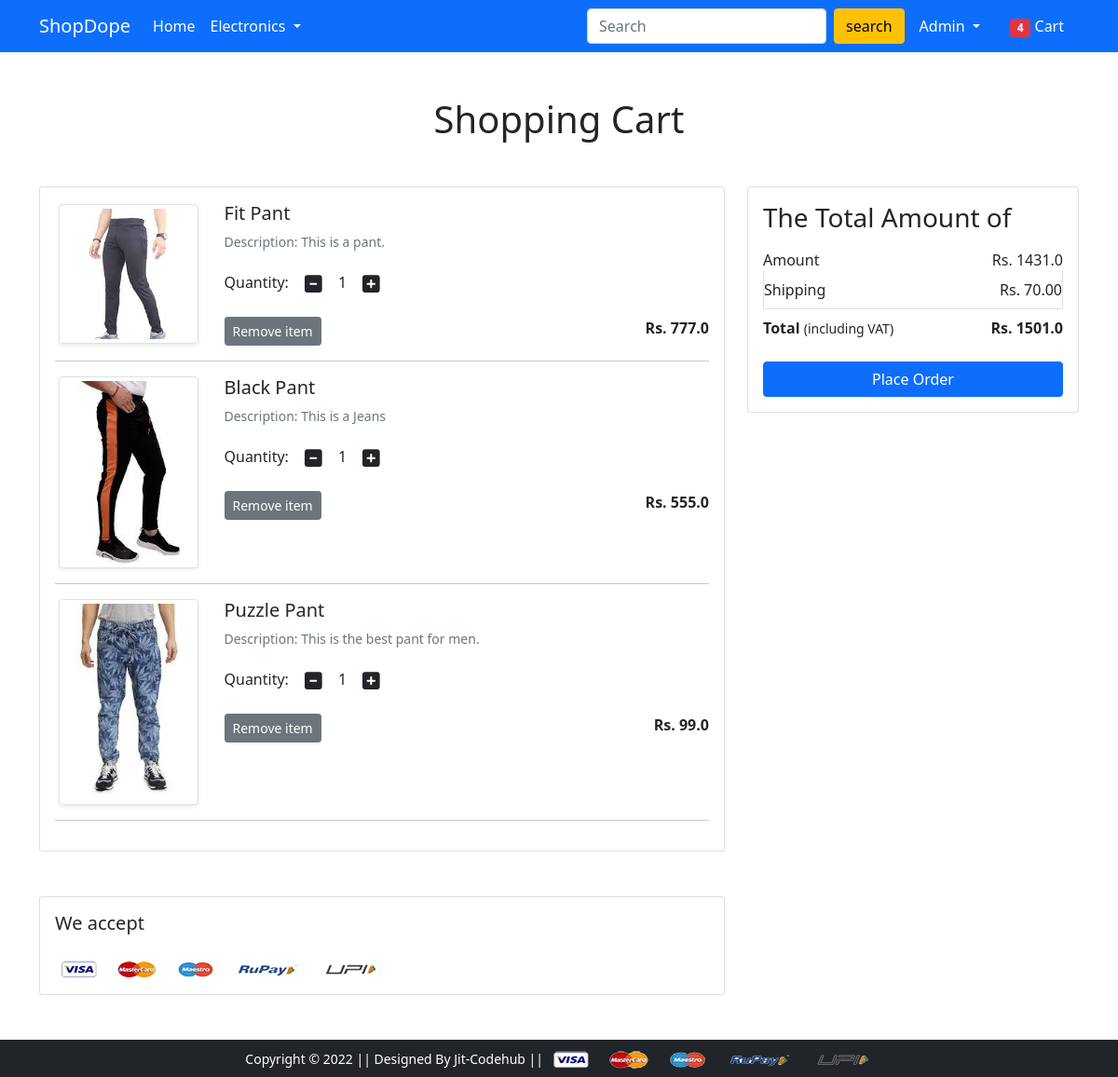
/cart/ (signed in), run on an earlier commit of the app's database.
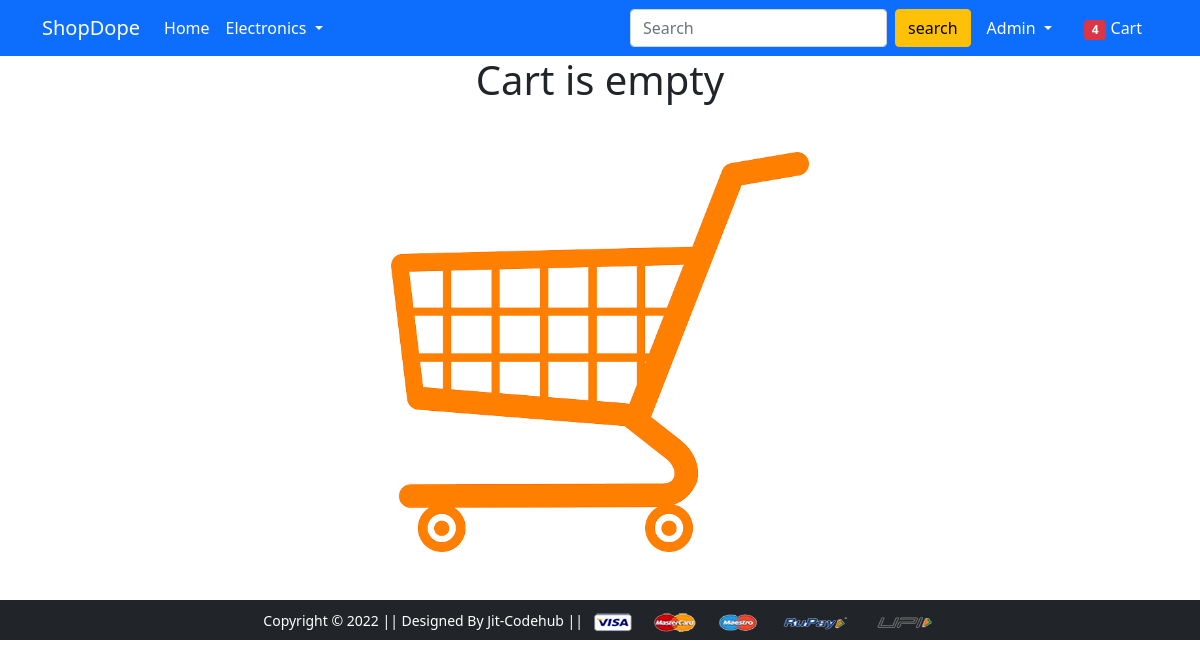
And on a later commit of the database.
### app/models.py (models this page shows, shortened)
class Cart(models.Model):
    user = models.ForeignKey(User, on_delete=models.CASCADE)
    product = models.ForeignKey(Product, on_delete=models.CASCADE)
    quantity = models.PositiveBigIntegerField(default=1)
    def __str__(self):
        return str(self.id)

class Product(models.Model):
    title = models.CharField(max_length=100)
    selling_price = models.FloatField()
    discounted_price = models.FloatField()
    description = models.TextField()
    brand = models.CharField(max_length=100)
    category = models.CharField(choices=CATEGORY_CHOICES, max_length=2)
    product_image = models.ImageField(upload_to='productimg')

### app/views.py (the view)
# urls.py: path('cart/', views.show_cart, name='showcart'),
@login_required
def show_cart(request):
    if request.user.is_authenticated:
        user = request.user
        cart = Cart.objects.filter(user=user)
        shipping_amount = 70.0
        amount = 0.0
        for p in cart:
            p = Cart.objects.get(id=int(str(p)))
            amount += p.product.discounted_price * p.quantity
        return render(request, 'app/addtocart.html', {'carts':cart, 'total_amount':amount + shipping_amount, "amount":amount})

### app/templates/app/addtocart.html (shortened to what this page needs)
{% extends 'app/base.html' %}
{% load static %}
{% block main-content %}
{% load static %}
{% if carts|length == 0 %}
<div style="text-align: center;">
    <h1 class="text-center mb-5">Cart is empty</h1>
    <img src="{% static 'app\images\emptycart.png' %}" alt="" height="400">
</div>
{% else %}
<div class="container my-5">
 <div class="row">
  <h1 class="text-center mb-5">Shopping Cart</h1>
  <div class="col-sm-8">
  <div class="card">
   <div class="card-body">
    {% for cart in carts %}
    <div class="row">
     <div class="col-sm-3 text-center align-self-center"><img src="{{cart.product.product_image.url}}" alt="" srcset="" class="img-fluid img-thumbnail shadow-sm" height="150" width="150"> </div>
     <div class="col-sm-9">
      <div>
       <h5>{{cart.product.title}}</h5>
       <p class="mb-2 text-muted small">Description: {{cart.product.description}}</p>
       <div class="my-3">
        <label for="quantity">Quantity:</label>
        <a class="minus-cart btn" pid="{{cart.product.id}}"><i class="fas fa-minus-square fa-lg"></i></a>
          <span id="quantity">{{cart.quantity}}</span>
        <a class="plus-cart btn" pid="{{cart.product.id}}"><i class="fas fa-plus-square fa-lg"></i></a>
       </div>
       <div class="d-flex justify-content-between">
        <a class="btn btn-sm btn-secondary mr-3 remove-cart" pid="{{cart.product.id}}">Remove item </a>
        <p class="mb-0"><span><strong>Rs. {{cart.product.discounted_price}}</strong></span></p>
       </div>
      </div>
     </div>
    </div>
    <hr>
    {% endfor %}
    </div>
   </div>
  </div>
  <div class="col-sm-4">
   <div class="card">
    <div class="card-body">
      <h3>The Total Amount of</h3>
      <ul class="list-group">
       <li class="list-group-item d-flex justify-content-between align-items-center border-0 px-0 pb-0">Amount<span>Rs. <span id="amount">{{amount}}</span></span></li>
       <li class="list-group-item d-flex justify-content-between align-items-center px-0">Shipping<span>Rs. 70.00</span></li>
       <li class="list-group-item d-flex justify-content-between align-items-center border-0 px-0 mb-3">
        <div>
           <strong>Total</strong> <small>(including VAT)</small>
         </div>
         <span><strong>Rs. <span id="totalamount">{{total_amount}}</span></strong></span>
       </li>
      </ul>
      <div class="d-grid"><a href="{% url 'checkout' %}" class="btn btn-primary">Place Order</a></div>
    </div>
   </div>
  </div>
 </div>
</div>
<div class="container">
 <div class="row">
  <div class="col-sm-8">
   <div class="card">
    <div class="card-body">
      <h5 class="mb-4">We accept</h5>
      <img src="{% static 'app/images/payment.png' %}" alt="" class="img-fluid">
    </div>
    {% endif %}
  </div>
  </div>
 </div>
</div>
{% endblock main-content %}

What changed in the data, as far as the page shows it:
removed Cart: product.product_image (picture), product "Fit Pant", product.description "This is a pant.", quantity "1", product.discounted_price "777.0"
removed Cart: product.product_image (picture), product "Black Pant", product.description "This is a Jeans", quantity "1", product.discounted_price "555.0"
removed Cart: product.product_image (picture), product "Puzzle Pant", product.description "This is the best pant for men.", quantity "1", product.discounted_price "99.0"
Also different on the page:
{{ amount }}: "1431.0" → (not shown)
{{ total_amount }}: "1501.0" → (not shown)
text no longer shown: "Shopping Cart The Total Amount of Amount Rs. Shipping Rs. 70.00 Total (including VAT) Rs. Place Order We accept"
text now shown: "Cart is empty"
